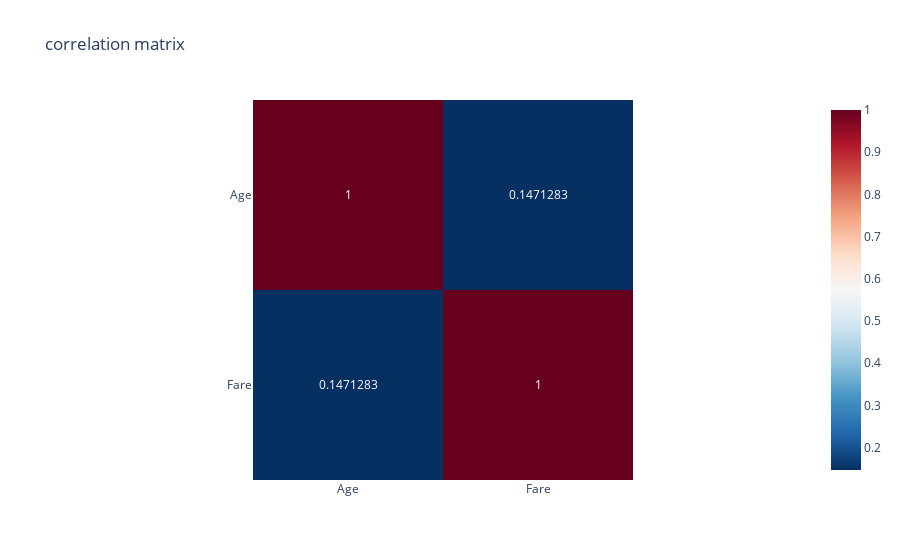

The notebook cell this image was saved under:
### Code cell
px.imshow(corr,
        text_auto=True,
        title ='correlation matrix',
        color_continuous_scale='RdBu_r',)

### Figure 1 — Plotly figure (JSON) as saved in the notebook; plotly's stock layout.template omitted (floating-point values rounded to 4 significant figures)
{"data": [{"coloraxis": "coloraxis", "hovertemplate": "x: %{x}<br>y: %{y}<br>color: %{z}<extra></extra>", "name": "0", "texttemplate": "%{z}", "type": "heatmap", "x": ["Age", "Fare"], "xaxis": "x", "y": ["Age", "Fare"], "yaxis": "y", "z": [[1, 0.1471], [0.1471, 1]]}], "layout": {"coloraxis": {"colorscale": [[0, "rgb(5,48,97)"], [0.1, "rgb(33,102,172)"], [0.2, "rgb(67,147,195)"], [0.3, "rgb(146,197,222)"], [0.4, "rgb(209,229,240)"], [0.5, "rgb(247,247,247)"], [0.6, "rgb(253,219,199)"], [0.7, "rgb(244,165,130)"], [0.8, "rgb(214,96,77)"], [0.9, "rgb(178,24,43)"], [1, "rgb(103,0,31)"]]}, "title": {"text": "correlation matrix"}, "xaxis": {"anchor": "y", "constrain": "domain", "domain": [0, 1], "scaleanchor": "y"}, "yaxis": {"anchor": "x", "autorange": "reversed", "constrain": "domain", "domain": [0, 1]}}}
